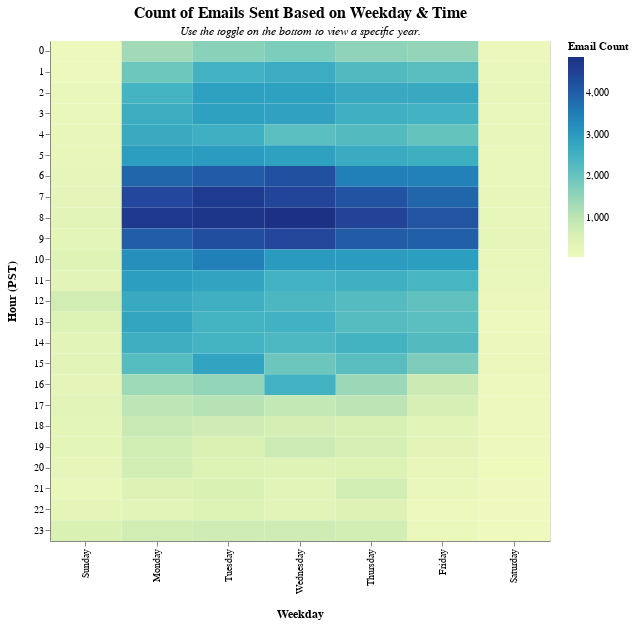

The code cell stored with this chart in its notebook:
### Code cell
# Generate a heatmap after calculating the tweet's weekday x hour.
select_year = alt.selection_single(
    name="select", fields=["year"], init={"year": 2001},
    bind=alt.binding_range(min=1997, max=2002, step=1)
)


heatmap = alt.Chart(emails_by_spec).mark_rect(tooltip=True).encode(
    alt.X("weekday:O", sort=weekday_order, title="Weekday"),
    alt.Y("hour:O", title="Hour (PST)"),
    alt.Color("count:Q", title="Email Count"),
).configure_axis(titleFontSize=12,
                  titlePadding=15
).properties(title={"text":"Count of Emails Sent Based on Weekday & Time", 
                    "subtitle":"Use the toggle on the bottom to view a specific year."
                    },
            width=500,
            height=500 
)

heatmap.configure_title(
    fontSize=16,
    font="Helvetica",
    anchor="middle",
    subtitleFontSize=12,
    subtitlePadding=5,
    subtitleFont="Helvetica",
    subtitleFontStyle="italic"
).add_selection(select_year).transform_filter(select_year)

### Figure 1 — Vega-Lite specification as saved in the notebook (floating-point values rounded to 4 significant figures; data arrays with more than 128 entries replaced by an {"elided": "..."} marker saying what was removed)
{"config": {"view": {"continuousWidth": 400, "continuousHeight": 300}, "axis": {"titleFontSize": 12, "titlePadding": 15}, "title": {"anchor": "middle", "font": "Helvetica", "fontSize": 16, "subtitleFont": "Helvetica", "subtitleFontSize": 12, "subtitleFontStyle": "italic", "subtitlePadding": 5}}, "data": {"name": "data-1e978980d2845b75158ac72d8b40dae7"}, "mark": {"type": "rect", "tooltip": true}, "encoding": {"color": {"field": "count", "title": "Email Count", "type": "quantitative"}, "x": {"field": "weekday", "sort": ["Sunday", "Monday", "Tuesday", "Wednesday", "Thursday", "Friday", "Saturday"], "title": "Weekday", "type": "ordinal"}, "y": {"field": "hour", "title": "Hour (PST)", "type": "ordinal"}}, "height": 500, "selection": {"select": {"type": "single", "fields": ["year"], "init": {"year": 2001}, "bind": {"input": "range", "max": 2002, "min": 1997, "step": 1}}}, "title": {"text": "Count of Emails Sent Based on Weekday & Time", "subtitle": "Use the toggle on the bottom to view a specific year."}, "transform": [{"filter": {"selection": "select"}}], "width": 500, "$schema": "https://vega.github.io/schema/vega-lite/v4.17.0.json", "datasets": {"data-1e978980d2845b75158ac72d8b40dae7": {"elided": "750 records"}}}
